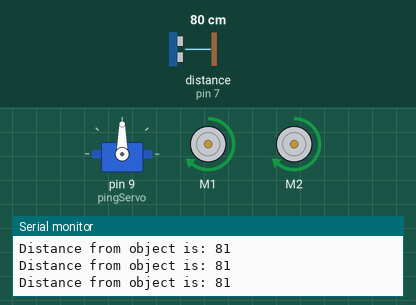
The sketch below on a simulated Arduino Uno, built with avr-gcc and run on an emulated ATmega328P. On the bench: servo, 2 × DC motor (green arrow = forward, orange = backward, longer = faster), the last lines printed to the serial monitor. The inputs (shaded band) are chosen by the test bench; at power-on: distance to the obstacle (sensor on pin 7) 80 cm.

Above: at 1.2 s.
1.3 s: distance to the obstacle (sensor on pin 7) set to 25 cm
4.3 s: distance to the obstacle (sensor on pin 7) set to 19 cm
At 4.48 s:
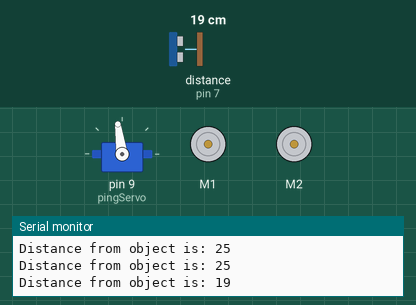
At 5.09 s:
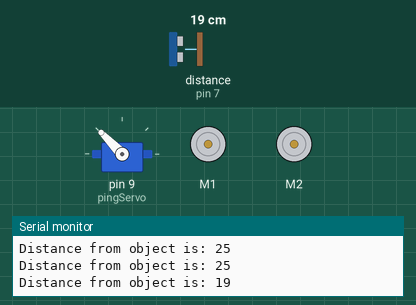
7.3 s: distance to the obstacle (sensor on pin 7) set to 60 cm
9.9 s: distance to the obstacle (sensor on pin 7) set to 2 cm
At 15.0 s:
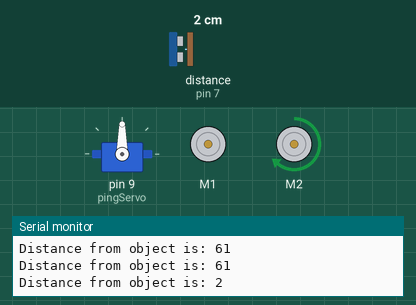
Timing chart, 0 to 16.3 s (numbered marks = the images above; inputs shaded):
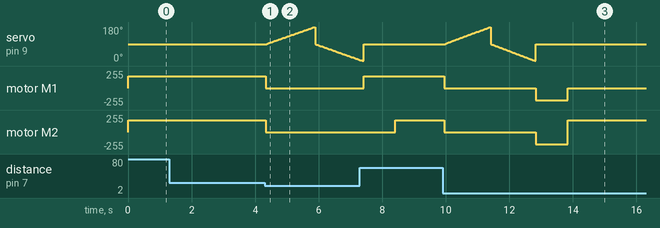

Measured:
- the behaviour switches between 23 and 22 cm on distance to the obstacle (sensor on pin 7) (found by bisection; images 0 and 1)
- after the input at 4.3 s, servo on pin 9 (pingServo): rises from 90° to 180° in 1.5 s, then falls to 5° in 1.4 s; motor M1, motor M2: forward 180/255 → stopped at once
- after the input at 9.9 s, motor M1: forward 180/255 → stopped after 0.05 s, → backward 180/255 2.9 s later, → stopped 1.0 s later; motor M2: forward 180/255 → stopped after 0.05 s, → backward 180/255 2.9 s later, → forward 180/255 1.0 s later

The sketch:

Robot.ino
```cpp
#include <NewPing.h>
#include <AFMotor.h>
#include <Servo.h>

#define PING_PIN 7
#define MAX_DISTANCE 400

#define LEFT_MOTOR_NUM 1
#define RIGHT_MOTOR_NUM 2

#define MAX_MOTOR_SPEED 180

#define OBSTACLE_DIST_CM 23

AF_DCMotor motor1(LEFT_MOTOR_NUM);
AF_DCMotor motor2(RIGHT_MOTOR_NUM);

Servo pingServo;

NewPing sonar(PING_PIN, PING_PIN, MAX_DISTANCE);

int robotCenter = 90;

void setup() {
  Serial.begin(9600);

  pingServo.attach(9);
  pingServo.write(robotCenter);
}

void loop() {

  moveRobot(MAX_MOTOR_SPEED, FORWARD);

  unsigned int distance_cm = sonar.ping() / US_ROUNDTRIP_CM;

  Serial.print("Distance from object is: ");
  Serial.print(distance_cm);
  Serial.print("\n");

  if (distance_cm < OBSTACLE_DIST_CM) {

    stopRobot();

    unsigned int left_object_distance_cm = scanLeft();
    unsigned int right_object_distance_cm = scanRight();

    if (left_object_distance_cm < OBSTACLE_DIST_CM && right_object_distance_cm < OBSTACLE_DIST_CM) {

      // The area is blocked so turn around
      moveRobot(MAX_MOTOR_SPEED, BACKWARD);
      delay(1000);
      stopRobot();
      turnRobotLeft(MAX_MOTOR_SPEED, 5000);
      moveRobot(MAX_MOTOR_SPEED, FORWARD);

    } else if (left_object_distance_cm < right_object_distance_cm && right_object_distance_cm >= OBSTACLE_DIST_CM) {

      // Obstacle on the left and we have a better chance by going right
      turnRobotRight(MAX_MOTOR_SPEED, 1000); // Turn right to avoid object on the left

    } else {

      // Obstacle is on the right side and we have a better chance by going left
      turnRobotLeft(MAX_MOTOR_SPEED, 1000);

    }

  }

}

void moveRobot(int moveSpeed, int moveDirection) {
  motor1.run(moveDirection);
  motor2.run(moveDirection);
  motor1.setSpeed(moveSpeed);
  motor2.setSpeed(moveSpeed);
}

void stopRobot() {
  motor1.run(RELEASE);
  motor2.run(RELEASE);
}

void turnRobotLeft(int turnSpeed, int duration) {
  motor2.run(FORWARD);
  motor2.setSpeed(turnSpeed);
  delay(duration);
  motor2.run(RELEASE);
}

void turnRobotRight(int turnSpeed, int duration) {
  motor1.run(FORWARD);
  motor1.setSpeed(turnSpeed);
  delay(duration);
  motor1.run(RELEASE);
}

unsigned int scanLeft() {
  unsigned int distance_cm = 0;
  for (int i = robotCenter; i <= 180; i++) {
    pingServo.write(i);
    delay(15);
    distance_cm = sonar.ping() / US_ROUNDTRIP_CM;
  }
  pingServo.write(robotCenter);
  return distance_cm;
}

unsigned int scanRight() {
  unsigned int distance_cm = 0;
  for (int i = robotCenter; i >= 0; i--) {
    pingServo.write(i);
    delay(15);
    distance_cm = sonar.ping() / US_ROUNDTRIP_CM;
  }
  pingServo.write(robotCenter);
  return distance_cm;
}
```
